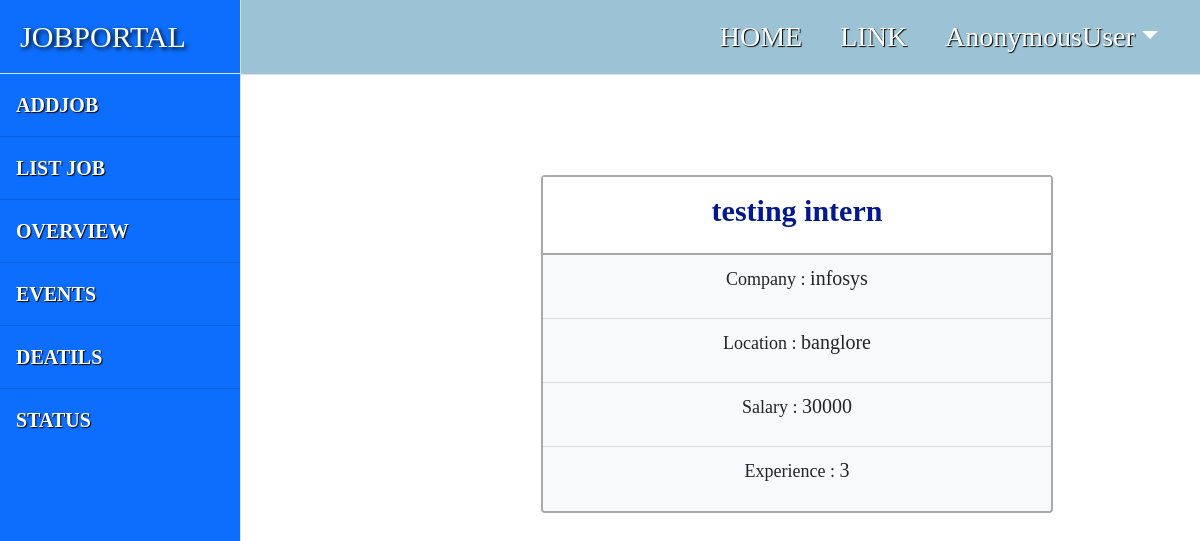
The app's page /employer/jobs/detail/4 with its own data.
### employer/models.py (models this page shows)
class Jobs(models.Model):
    job_title=models.CharField(max_length=150)
    company_name=models.CharField(max_length=150)
    location=models.CharField(max_length=150)
    salary=models.PositiveIntegerField(null=True)
    experience=models.PositiveIntegerField(default=0)

### employer/views.py (the view)
# urls.py: path('jobs/detail/<int:id>',views.DetailJobView.as_view(), name="emp-detailjob"),
class DetailJobView(DetailView):
    model=Jobs
    template_name = "emp-detailjob.html"
    context_object_name = "job"
    pk_url_kwarg = "id"

### employer/templates/emp-detailjob.html
{%extends 'base.html'%}
{%block body_block%}
<div style="padding-left:300px;padding-top:100px;">
    <div class="card" style="width: 32rem;border:2px solid darkgrey;">
      <div class="card-body bg-white">
        <h3 class="card-title" style="font-family:serif;font-size:30px;text-align:center;color:#02198B;font-weight:bold;">{{job.job_title}}</h3></div>
      <ul class="list-group list-group-flush">
        <li class="list-group-item bg-light" style="text-align:center;height:4rem;"><span style="font-family:serif;font-size:18px;">Company : </span><span style="font-family:serif;font-size:20px;">{{job.company_name}}</span></li>
        <li class="list-group-item bg-light" style="text-align:center;height:4rem;"><span style="font-family:serif;font-size:18px;">Location : </span><span style="font-family:serif;font-size:20px;">{{job.location}}</span></li>
        <li class="list-group-item bg-light" style="text-align:center;height:4rem;"><span style="font-family:serif;font-size:18px;">Salary : </span><span style="font-family:serif;font-size:20px;">{{job.salary}}</span></li>
        <li class="list-group-item bg-light" style="text-align:center;height:4rem;"><span style="font-family:serif;font-size:18px;">Experience : </span><span style="font-family:serif;font-size:20px;">{{job.experience}}</span></li>
      </ul>
    </div>
</div>
{%endblock%}

### records on screen
Jobs: job_title "testing intern", company_name "infosys", location "banglore", salary "30000", experience "3"

### other values on screen
{{ request.user }} "AnonymousUser"
